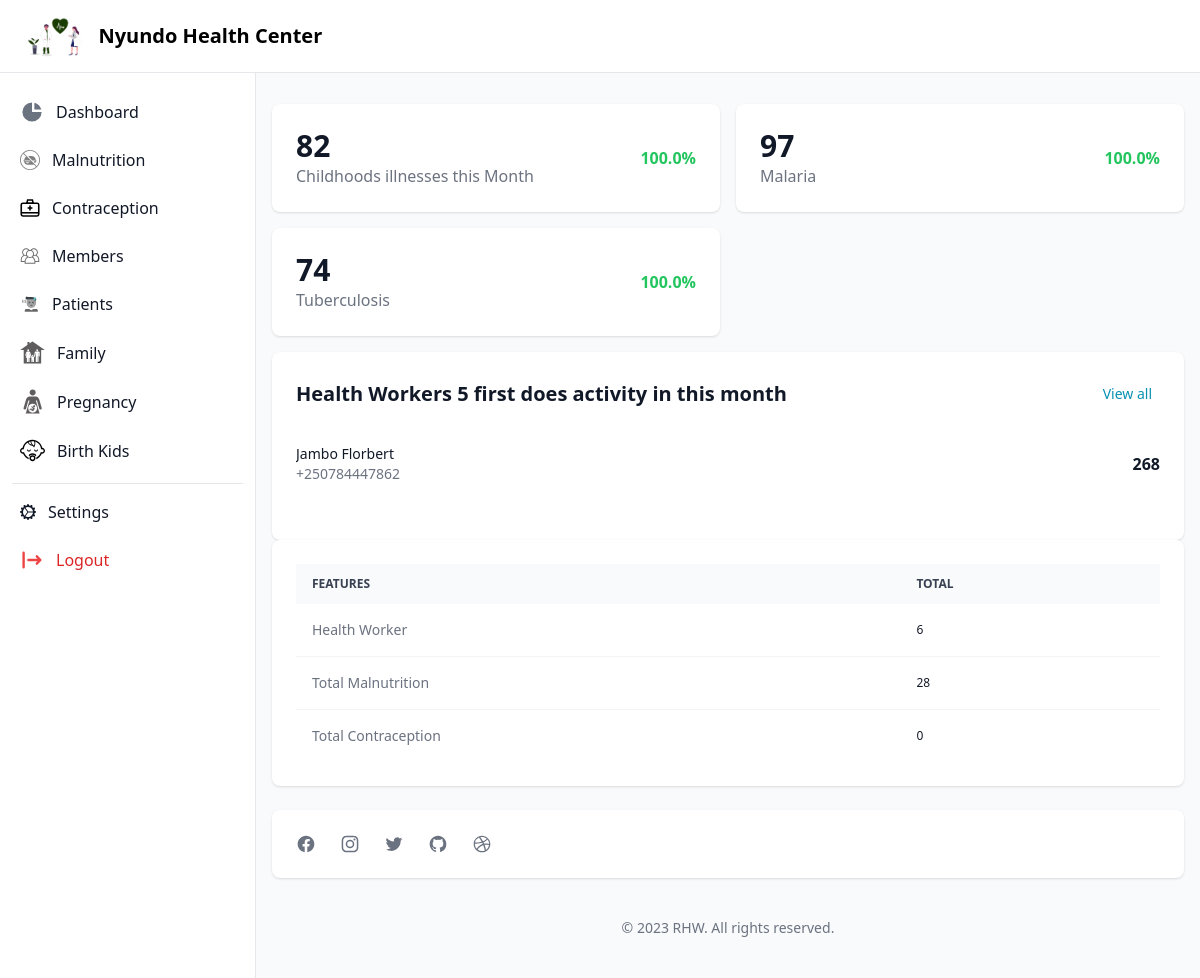
Page /home/ (signed in) on the committed database.
### accounts/models.py (models this page shows, shortened)
class User(AbstractBaseUser, PermissionsMixin):
    ADMIN="ADMIN"
    UMUJYANAMA="UMUJYANAMA"
    HC="HC"
    STAFF="STAFF"
    RSSB="RSSB"
    RAMA="RAMA"
    USER_TYPE_CHOICE = (
        (ADMIN,"Super User"),
        (STAFF,"Staff User"),
        (UMUJYANAMA,"Umujyana"),
        (HC,"Health Center"),
    )
    id = models.UUIDField(default=uuid.uuid4, primary_key=True, editable=False)
    email = models.EmailField("email address", max_length=255, unique=True,blank=True,null=True)
    full_name = models.CharField(_("full name"), max_length=100)
    username = models.CharField(_("username"), max_length=100, unique=True)
    phone_number = models.CharField(
        _("phone number"), max_length=255,unique=True,validators=[
            MinLengthValidator(limit_value=13),
            MaxLengthValidator(limit_value=13)
        ]
    )
    identification_number= models.CharField(_("identification_number"),max_length=255,validators=[
            MinLengthValidator(limit_value=16),
            MaxLengthValidator(limit_value=16)
        ])
    user_type = models.CharField(
        _("user type"), choices=USER_TYPE_CHOICE, max_length=50, default=UMUJYANAMA
    )
    is_active = models.BooleanField(_("is active"), default=True)
    is_staff = models.BooleanField(_("staff"), default=False)
    is_first_login = models.BooleanField(_("staff"), default=True)
    admin = models.BooleanField(_("admin"), default=False)  # a admin
    created_on = models.DateTimeField(_("created on"), auto_now_add=True)
    objects = UserManager()
    USERNAME_FIELD = _("username")
    REQUIRED_FIELDS = ["email","full_name"]
    def __str__(self):  # __unicode__ on Python 2O
        return self.full_name

### accounts/decoration.py (the view)
    def wrap(request, *args, **kwargs):
        if request.user.user_type ==User.HC:
            return function(request, *args, **kwargs)
        else:
            raise PermissionDenied

### accounts/decoration.py (called while the page is built)
def is_health_center(function):
    def wrap(request, *args, **kwargs):
        if request.user.user_type ==User.HC:
            return function(request, *args, **kwargs)
        else:
            raise PermissionDenied
    wrap.__doc__ = function.__doc__
    wrap.__name__ = function.__name__
    return wrap

### home/models.py (called while the page is built)
    def __str__(self):
            return self.full_name

### healthCenter/templates/dashboard/home.html
{% extends 'base/healthCenter/base.html'%}
{% block main%}
<main>
    <div class="pt-6 px-4">
       <div class="mt-4 w-full grid grid-cols-1 md:grid-cols-2 xl:grid-cols-3 gap-4">
          <div class="bg-white shadow rounded-lg p-4 sm:p-6 xl:p-8 ">
             <div class="flex items-center">
                <div class="flex-shrink-0">
                   <span class="text-2xl sm:text-3xl leading-none font-bold text-gray-900">{{this_month_child}}</span>
                   <h3 class="text-base font-normal text-gray-500">Childhoods illnesses this Month</h3>
                </div>
                <div class="ml-5 w-0 flex items-center justify-end flex-1 text-green-500 text-base font-bold">
                    {{this_month_child_incr|safe}}%
                </div>
             </div>
          </div>
          <div class="bg-white shadow rounded-lg p-4 sm:p-6 xl:p-8 ">
             <div class="flex items-center">
                <div class="flex-shrink-0">
                   <span class="text-2xl sm:text-3xl leading-none font-bold text-gray-900">{{this_month_maralia}}</span>
                   <h3 class="text-base font-normal text-gray-500">Malaria</h3>
                </div>
                <div class="ml-5 w-0 flex items-center justify-end flex-1 text-green-500 text-base font-bold">
                    {{this_month_maralia_incr|safe}}%
                </div>
             </div>
          </div>
          <div class="bg-white shadow rounded-lg p-4 sm:p-6 xl:p-8 ">
             <div class="flex items-center">
                <div class="flex-shrink-0">
                   <span class="text-2xl sm:text-3xl leading-none font-bold text-gray-900">{{this_month_tube}}</span>
                   <h3 class="text-base font-normal text-gray-500">Tuberculosis </h3>
                </div>
                <div class="ml-5 w-0 flex items-center justify-end flex-1  text-green-500 text-base font-bold">
                   {{this_month_tube_incr|safe}}%
                </div>
             </div>
          </div>
       </div>
       <div class="grid grid-cols-1 2xl:grid-cols-2 xl:gap-4 my-4">
          <div class="bg-white shadow rounded-lg mb-4 p-4 sm:p-6 h-full">
             <div class="flex items-center justify-between mb-4">
                <h3 class="text-xl font-bold leading-none text-gray-900">Health Workers 5 first does activity in this month</h3>
                <a href="{url 'members'}" class="text-sm font-medium text-cyan-600 hover:bg-gray-100 rounded-lg inline-flex items-center p-2">
                View all
                </a>
             </div>
             <div class="flow-root">
                <ul role="list" class="divide-y divide-gray-200">
{% for user in activites%}
                   <li class="py-3 sm:py-4">
                      <div class="flex items-center space-x-4">
                         <div class="flex-1 min-w-0">
                            <p class="text-sm font-medium text-gray-900 truncate">
                               {{user.worker__full_name}}
                            </p>
                            <p class="text-sm text-gray-500 truncate">
                               {{user.worker__phone_number}}
                            </p>
                         </div>
                         <div class="inline-flex items-center text-base font-semibold text-gray-900">
                            {{user.c}}
                         </div>
                      </div>
                   </li>
                  {% endfor%}
                </ul>
             </div>
          </div>
          <div class="bg-white shadow rounded-lg p-4 sm:p-6 xl:p-8 ">
             <div class="block w-full overflow-x-auto">
                <table class="items-center w-full bg-transparent border-collapse">
                   <thead>
                      <tr>
                         <th class="px-4 bg-gray-50 text-gray-700 align-middle py-3 text-xs font-semibold text-left uppercase border-l-0 border-r-0 whitespace-nowrap">Features</th>
                         <th class="px-4 bg-gray-50 text-gray-700 align-middle py-3 text-xs font-semibold text-left uppercase border-l-0 border-r-0 whitespace-nowrap">Total</th>
                      </tr>
                   </thead>
                   <tbody class="divide-y divide-gray-100">
                      <tr class="text-gray-500">
                         <th class="border-t-0 px-4 align-middle text-sm font-normal whitespace-nowrap p-4 text-left">Health Worker</th>
                         <td class="border-t-0 px-4 align-middle text-xs font-medium text-gray-900 whitespace-nowrap p-4">{{members}}</td>
                      </tr>
                      <tr class="text-gray-500">
                         <th class="border-t-0 px-4 align-middle text-sm font-normal whitespace-nowrap p-4 text-left">Total Malnutrition</th>
                         <td class="border-t-0 px-4 align-middle text-xs font-medium text-gray-900 whitespace-nowrap p-4">{{malnutrition}}</td>
                      </tr>
                      <tr class="text-gray-500">
                         <th class="border-t-0 px-4 align-middle text-sm font-normal whitespace-nowrap p-4 text-left">Total Contraception </th>
                         <td class="border-t-0 px-4 align-middle text-xs font-medium text-gray-900 whitespace-nowrap p-4">{{contraception}}</td>
                      </tr>
                   </tbody>
                </table>
             </div>
          </div>
       </div>
    </div>
{%endblock%}

### templates/base/healthCenter/base.html (shortened to what this page needs)
{%load static%}
{% if request.user.user_type == 'HC'%}
<!doctype html>
<html>
<head>
  <script src="https://cdn.tailwindcss.com"></script>
  <link rel="stylesheet" href="https://cdn.jsdelivr.net/npm/uikit@3.16.23/dist/css/uikit.min.css" />
</head>
<body>
<div>
    <nav class="bg-white border-b border-gray-200 fixed z-30 w-full">
       <div class="px-3 py-3 lg:px-5 lg:pl-3">
          <div class="flex items-center justify-between">
             <div class="flex items-center justify-start">
                <div  class="text-xl font-bold flex items-center lg:ml-2.5">
                <img src={%static  'images/undraw_medicine_b1ol.png'%} class="h-12 mr-2" alt="Windster Logo">
                <span class="self-center whitespace-nowrap">{{request.user.full_name}}</span>
                </div>
             </div>
          </div>
       </div>
    </nav>
    <div class="flex overflow-hidden bg-white pt-16">
       <aside id="sidebar" class="fixed hidden z-20 h-full top-0 left-0 pt-16 flex lg:flex flex-shrink-0 flex-col w-64 transition-width duration-75" aria-label="Sidebar">
          <div class="relative flex-1 flex flex-col min-h-0 border-r border-gray-200 bg-white pt-0">
             <div class="flex-1 flex flex-col pt-5 pb-4 overflow-y-auto">
                <div class="flex-1 px-3 bg-white divide-y space-y-1">
                   <ul class="space-y-2 pb-2">
                      <li>
                         <a href={% url 'home_health_center' %} class="text-base text-gray-900 font-normal rounded-lg flex items-center p-2 hover:bg-gray-100 group">
                            <svg class="w-6 h-6 text-gray-500 group-hover:text-gray-900 transition duration-75" fill="currentColor" viewBox="0 0 20 20" xmlns="http://www.w3.org/2000/svg">
                               <path d="M2 10a8 8 0 018-8v8h8a8 8 0 11-16 0z"></path>
                               <path d="M12 2.252A8.014 8.014 0 0117.748 8H12V2.252z"></path>
                            </svg>
                            <span class="ml-3">Dashboard</span>
                         </a>
                      </li>
                      <li>
                         <a href="{% url 'malnutrition'%}"  class="text-base text-gray-900 font-normal rounded-lg hover:bg-gray-100 flex items-center p-2 group ">
                            <span class="ml-3 flex-1 whitespace-nowrap">Malnutrition</span>
                         </a>
                      </li>
                      <li>
                         <a href={% url 'contraception'%}  class="text-base text-gray-900 font-normal rounded-lg hover:bg-gray-100 flex items-center p-2 group ">
                            <span class="ml-3 flex-1 whitespace-nowrap">Contraception</span>
                         </a>
                      </li>
                      <li>
                         <a href={% url 'members' %} class="text-base text-gray-900 font-normal rounded-lg hover:bg-gray-100 flex items-center p-2 group ">
                            <span class="ml-3 flex-1 whitespace-nowrap">Members</span>
                         </a>
                      </li>
                      <li>
                         <a href={% url 'patient'%} class="text-base text-gray-900 font-normal rounded-lg hover:bg-gray-100 flex items-center p-2 group ">
                            <span class="ml-3 flex-1 whitespace-nowrap">Patients</span>
                         </a>
                      </li>
                      <li>
                        <a href={% url 'house_hold'%} class="text-base text-gray-900 font-normal rounded-lg hover:bg-gray-100 flex items-center p-2 group ">
                           <span class="ml-3 flex-1 whitespace-nowrap">Family</span>
                        </a>
                     </li>
                     <li>
                        <a href={% url 'pregnancy_woman'%} class="text-base text-gray-900 font-normal rounded-lg hover:bg-gray-100 flex items-center p-2 group ">
                           <span class="ml-3 flex-1 whitespace-nowrap">Pregnancy</span>
                        </a>
                     </li>
                     <li>
                        <a href={% url 'birth_child'%} class="text-base text-gray-900 font-normal rounded-lg hover:bg-gray-100 flex items-center p-2 group ">
                           <span class="ml-3 flex-1 whitespace-nowrap">Birth Kids</span>
                        </a>
                     </li>
                   </ul>
                   <div class="space-y-2 pt-2">
                      <a href="{% url 'settings_user'%}"  class="text-base text-gray-900 font-normal rounded-lg hover:bg-gray-100 group transition duration-75 flex items-center p-2">
                         <span class="ml-3">Settings</span>
                      </a>
                      <a href="{% url 'logout'%}" class="text-base text-red-600 font-normal rounded-lg hover:bg-gray-100 flex items-center p-2 group ">
                        <span class="ml-3 flex-1  whitespace-nowrap">Logout</span>
                     </a>
                   </div>
                </div>
             </div>
          </div>
       </aside>
       <div id="main-content" class="h-full w-full bg-gray-50 relative overflow-y-auto lg:ml-64">
         {% block main %}{% endblock%}
          <footer class="bg-white md:flex md:items-center md:justify-between shadow rounded-lg p-4 md:p-6 xl:p-8 my-6 mx-4">
             <div class="flex sm:justify-center space-x-6">
                <a href="#" class="text-gray-500 hover:text-gray-900">
                </a>
                <a href="#" class="text-gray-500 hover:text-gray-900">
                </a>
                <a href="#" class="text-gray-500 hover:text-gray-900">
                </a>
                <a href="#" class="text-gray-500 hover:text-gray-900">
                </a>
                <a href="#" class="text-gray-500 hover:text-gray-900">
                </a>
             </div>
          </footer>
          <p class="text-center text-sm text-gray-500 my-10">
             &copy; 2023 <a href="#" class="hover:underline" target="_blank">RHW</a>. All rights reserved.
          </p>
       </div>
    </div>
 </div>
</body>
</html>
{%endif%}

### rows in the picture
User: user.full_name "Nyundo Health Center"
User: worker__full_name "Jambo Florbert", worker__phone_number "+250784447862", c "268"

### other values in the picture
{{ this_month_child }} "82"
{{ this_month_child_incr|safe }} "100.0"
{{ this_month_maralia }} "97"
{{ this_month_maralia_incr|safe }} "100.0"
{{ this_month_tube }} "74"
{{ this_month_tube_incr|safe }} "100.0"
{{ members }} "6"
{{ malnutrition }} "28"
{{ contraception }} "0"
